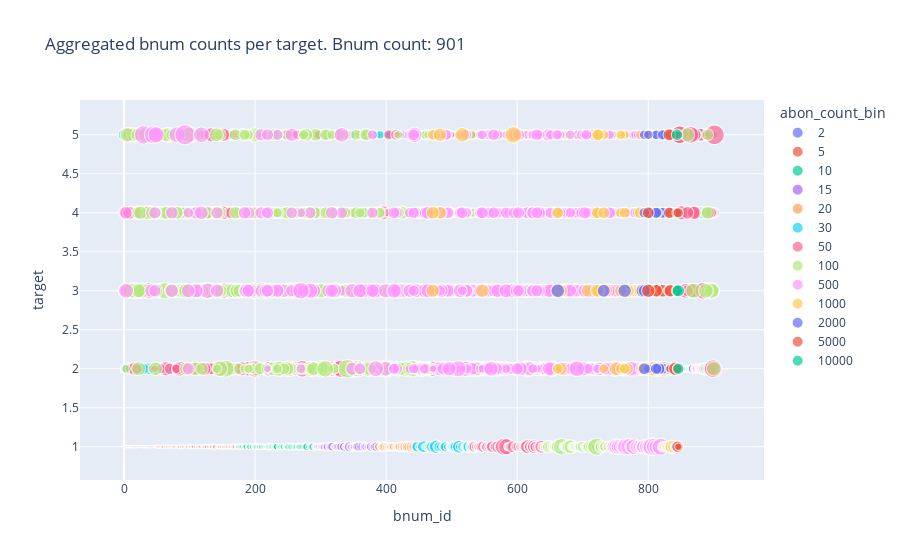

Notebook code for this chart:
### Code cell
def plot_filtered():
    abon_by_bnum = df_train_num.groupby("bnum")["abon_id"].count()

    df_sorted = (
        df_train_num.groupby(["bnum", TARGET_KEY])[TARGET_KEY]
        .count()
        .reset_index(name="count")
    )
    df_sorted["bnum_percent"] = df_sorted.apply(
        lambda series: series["count"] / abon_by_bnum[series["bnum"]],
        axis=1,
    )

    # df_sorted = df_sorted[df_sorted["count"] > 20]

    df_sorted = df_sorted.sort_values(by=[TARGET_KEY, "count"])
    id_map = {}

    def index_bnum(bnum):
        if not (bnum in id_map):
            id_map[bnum] = len(id_map) + 1

        return id_map[bnum]

    df_sorted["bnum_id"] = df_sorted["bnum"].apply(index_bnum)
    df_sorted["abon_count_bin"] = df_sorted["count"].apply(
        # find the bin value
        lambda count: str(next(x for x in bins if count < x))
    )

    # df_sorted.plot.scatter(x="bnum_id", y=TARGET_KEY)
    return px.scatter(
        df_sorted,
        x="bnum_id",
        y=TARGET_KEY,
        color="abon_count_bin",
        hover_name="count",
        title=f"Aggregated bnum counts per target. Bnum count: {df_sorted['bnum'].nunique()}",
        size="bnum_percent",
        # size_max=50,
    )


plot_filtered()

### Figure 1 — Plotly figure (JSON) as saved in the notebook; plotly's stock layout.template omitted (floating-point values rounded to 4 significant figures; data arrays with more than 128 entries replaced by an {"elided": "..."} marker saying what was removed)
{"data": [{"hovertemplate": "<b>%{hovertext}</b><br><br>abon_count_bin=2<br>bnum_id=%{x}<br>target=%{y}<br>bnum_percent=%{marker.size}<extra></extra>", "hovertext": [1, 1, 1, 1, 1, 1, 1, 1, 1, 1, 1, 1, 1, 1, 1, 1, 1, 1, 1, 1, 1, 1, 1, 1, 1, 1, 1, 1, 1, 1, 1, 1, 1, 1, 1, 1, 1, 1, 1, 1, 1, 1, 1, 1, 1, 1, 1, 1, 1, 1, 1, 1, 1, 1, 1, 1, 1, 1, 1, 1, 1], "legendgroup": "2", "marker": {"color": "#636efa", "size": [0.0119, 0.009434, 0.002283, 0.009174, 0.007299, 0.01235, 0.006993, 0.008333, 0.008333, 0.006944, 0.009174, 0.009434, 0.01266, 0.006579, 0.007576, 0.01099, 0.009804, 0.01266, 0.01099, 0.004386, 0.01124, 0.005587, 0.008, 0.006897, 0.004878, 0.007092, 0.007874, 0.01149, 0.01205, 0.005128, 0.008475, 0.007576, 0.01111, 0.005556, 0.006711, 0.007353, 0.01667, 0.01205, 0.01064, 0.01163, 0.009259, 0.0033, 0.008, 0.01163, 0.004587, 0.006579, 0.01316, 0.01316, 0.01149, 0.01266, 0.01099, 0.007874, 0.007576, 0.01235, 0.01266, 0.009009, 0.007752, 0.009091, 0.009009, 0.008621, 0.01299], "sizemode": "area", "sizeref": 0.001953, "symbol": "circle"}, "mode": "markers", "name": "2", "showlegend": true, "type": "scattergl", "x": [1, 2, 3, 4, 5, 6, 7, 8, 9, 10, 11, 12, 13, 14, 15, 16, 17, 18, 19, 20, 21, 22, 23, 24, 25, 26, 27, 28, 29, 30, 31, 32, 33, 34, 35, 36, 37, 38, 39, 40, 41, 42, 43, 44, 45, 46, 847, 584, 352, 377, 356, 546, 548, 255, 425, 262, 562, 363, 490, 533, 286], "xaxis": "x", "y": [1, 1, 1, 1, 1, 1, 1, 1, 1, 1, 1, 1, 1, 1, 1, 1, 1, 1, 1, 1, 1, 1, 1, 1, 1, 1, 1, 1, 1, 1, 1, 1, 1, 1, 1, 1, 1, 1, 1, 1, 1, 1, 1, 1, 1, 1, 2, 5, 5, 5, 5, 5, 5, 5, 5, 5, 5, 5, 5, 5, 5], "yaxis": "y"}, {"hovertemplate": "<b>%{hovertext}</b><br><br>abon_count_bin=5<br>bnum_id=%{x}<br>target=%{y}<br>bnum_percent=%{marker.size}<extra></extra>", "hovertext": {"elided": "209 int values"}, "legendgroup": "5", "marker": {"color": "#EF553B", "size": {"elided": "209 float values"}, "sizemode": "area", "sizeref": 0.001953, "symbol": "circle"}, "mode": "markers", "name": "5", "showlegend": true, "type": "scattergl", "x": {"elided": "209 int values"}, "xaxis": "x", "y": {"elided": "209 int values"}, "yaxis": "y"}, {"hovertemplate": "<b>%{hovertext}</b><br><br>abon_count_bin=10<br>bnum_id=%{x}<br>target=%{y}<br>bnum_percent=%{marker.size}<extra></extra>", "hovertext": {"elided": "314 int values"}, "legendgroup": "10", "marker": {"color": "#00cc96", "size": {"elided": "314 float values"}, "sizemode": "area", "sizeref": 0.001953, "symbol": "circle"}, "mode": "markers", "name": "10", "showlegend": true, "type": "scattergl", "x": {"elided": "314 int values"}, "xaxis": "x", "y": {"elided": "314 int values"}, "yaxis": "y"}, {"hovertemplate": "<b>%{hovertext}</b><br><br>abon_count_bin=15<br>bnum_id=%{x}<br>target=%{y}<br>bnum_percent=%{marker.size}<extra></extra>", "hovertext": {"elided": "326 int values"}, "legendgroup": "15", "marker": {"color": "#ab63fa", "size": {"elided": "326 float values"}, "sizemode": "area", "sizeref": 0.001953, "symbol": "circle"}, "mode": "markers", "name": "15", "showlegend": true, "type": "scattergl", "x": {"elided": "326 int values"}, "xaxis": "x", "y": {"elided": "326 int values"}, "yaxis": "y"}, {"hovertemplate": "<b>%{hovertext}</b><br><br>abon_count_bin=20<br>bnum_id=%{x}<br>target=%{y}<br>bnum_percent=%{marker.size}<extra></extra>", "hovertext": {"elided": "301 int values"}, "legendgroup": "20", "marker": {"color": "#FFA15A", "size": {"elided": "301 float values"}, "sizemode": "area", "sizeref": 0.001953, "symbol": "circle"}, "mode": "markers", "name": "20", "showlegend": true, "type": "scattergl", "x": {"elided": "301 int values"}, "xaxis": "x", "y": {"elided": "301 int values"}, "yaxis": "y"}, {"hovertemplate": "<b>%{hovertext}</b><br><br>abon_count_bin=30<br>bnum_id=%{x}<br>target=%{y}<br>bnum_percent=%{marker.size}<extra></extra>", "hovertext": {"elided": "591 int values"}, "legendgroup": "30", "marker": {"color": "#19d3f3", "size": {"elided": "591 float values"}, "sizemode": "area", "sizeref": 0.001953, "symbol": "circle"}, "mode": "markers", "name": "30", "showlegend": true, "type": "scattergl", "x": {"elided": "591 int values"}, "xaxis": "x", "y": {"elided": "591 int values"}, "yaxis": "y"}, {"hovertemplate": "<b>%{hovertext}</b><br><br>abon_count_bin=50<br>bnum_id=%{x}<br>target=%{y}<br>bnum_percent=%{marker.size}<extra></extra>", "hovertext": {"elided": "814 int values"}, "legendgroup": "50", "marker": {"color": "#FF6692", "size": {"elided": "814 float values"}, "sizemode": "area", "sizeref": 0.001953, "symbol": "circle"}, "mode": "markers", "name": "50", "showlegend": true, "type": "scattergl", "x": {"elided": "814 int values"}, "xaxis": "x", "y": {"elided": "814 int values"}, "yaxis": "y"}, {"hovertemplate": "<b>%{hovertext}</b><br><br>abon_count_bin=100<br>bnum_id=%{x}<br>target=%{y}<br>bnum_percent=%{marker.size}<extra></extra>", "hovertext": {"elided": "861 int values"}, "legendgroup": "100", "marker": {"color": "#B6E880", "size": {"elided": "861 float values"}, "sizemode": "area", "sizeref": 0.001953, "symbol": "circle"}, "mode": "markers", "name": "100", "showlegend": true, "type": "scattergl", "x": {"elided": "861 int values"}, "xaxis": "x", "y": {"elided": "861 int values"}, "yaxis": "y"}, {"hovertemplate": "<b>%{hovertext}</b><br><br>abon_count_bin=500<br>bnum_id=%{x}<br>target=%{y}<br>bnum_percent=%{marker.size}<extra></extra>", "hovertext": {"elided": "760 int values"}, "legendgroup": "500", "marker": {"color": "#FF97FF", "size": {"elided": "760 float values"}, "sizemode": "area", "sizeref": 0.001953, "symbol": "circle"}, "mode": "markers", "name": "500", "showlegend": true, "type": "scattergl", "x": {"elided": "760 int values"}, "xaxis": "x", "y": {"elided": "760 int values"}, "yaxis": "y"}, {"hovertemplate": "<b>%{hovertext}</b><br><br>abon_count_bin=1000<br>bnum_id=%{x}<br>target=%{y}<br>bnum_percent=%{marker.size}<extra></extra>", "hovertext": [505, 509, 514, 532, 536, 589, 622, 625, 663, 711, 755, 816, 841, 912, 931, 502, 514, 521, 526, 545, 580, 586, 588, 590, 598, 602, 619, 637, 666, 699, 700, 701, 703, 714, 718, 774, 804, 926, 964, 965, 986, 503, 525, 530, 535, 547, 550, 557, 559, 582, 595, 604, 632, 638, 648, 654, 692, 706, 716, 733, 760, 777, 816, 830, 836, 837, 842, 888, 899, 927, 515, 533, 541, 558, 572, 581, 583, 589, 604, 635, 684, 691, 727, 743, 802, 817, 835, 857, 507, 510, 515, 519, 529, 544, 569, 571, 611, 615, 630, 634, 666, 675, 676, 698, 812, 899], "legendgroup": "1000", "marker": {"color": "#FECB52", "size": [0.205, 0.08637, 0.2007, 0.2214, 0.164, 0.2129, 0.1191, 0.04521, 0.2531, 0.05444, 0.2447, 0.3536, 0.1304, 0.1534, 0.3029, 0.3749, 0.461, 0.2257, 0.3736, 0.205, 0.2822, 0.1835, 0.2126, 0.2218, 0.1829, 0.3116, 0.2042, 0.2064, 0.2192, 0.3724, 0.2208, 0.2616, 0.365, 0.2376, 0.2988, 0.165, 0.3263, 0.3534, 0.4449, 0.4242, 0.1673, 0.3688, 0.2308, 0.3361, 0.3488, 0.2088, 0.2992, 0.257, 0.2978, 0.3022, 0.2476, 0.3003, 0.2468, 0.3302, 0.2762, 0.2654, 0.3217, 0.3167, 0.2589, 0.2385, 0.2858, 0.3781, 0.3068, 0.269, 0.2782, 0.256, 0.3272, 0.2929, 0.2976, 0.3446, 0.2011, 0.265, 0.1753, 0.2082, 0.3224, 0.1933, 0.2193, 0.2642, 0.2271, 0.2707, 0.2658, 0.2275, 0.2224, 0.2459, 0.253, 0.2695, 0.2614, 0.3186, 0.197, 0.1679, 0.2394, 0.1951, 0.1745, 0.08719, 0.2115, 0.1747, 0.117, 0.5252, 0.3551, 0.4168, 0.2085, 0.2234, 0.2882, 0.118, 0.1365, 0.1916], "sizemode": "area", "sizeref": 0.001953, "symbol": "circle"}, "mode": "markers", "name": "1000", "showlegend": true, "type": "scattergl", "x": [825, 826, 827, 828, 829, 830, 831, 832, 833, 834, 835, 836, 837, 838, 839, 751, 815, 836, 798, 817, 768, 732, 830, 758, 829, 667, 788, 835, 764, 809, 662, 792, 814, 821, 828, 803, 825, 833, 808, 824, 826, 735, 824, 708, 547, 833, 780, 808, 809, 814, 828, 785, 827, 667, 723, 825, 724, 661, 830, 839, 817, 768, 758, 835, 821, 829, 722, 788, 802, 471, 827, 785, 835, 792, 482, 821, 817, 661, 758, 723, 722, 764, 829, 802, 662, 788, 732, 471, 722, 764, 724, 758, 788, 816, 471, 829, 831, 594, 482, 516, 732, 802, 723, 823, 838, 803], "xaxis": "x", "y": [1, 1, 1, 1, 1, 1, 1, 1, 1, 1, 1, 1, 1, 1, 1, 2, 2, 2, 2, 2, 2, 2, 2, 2, 2, 2, 2, 2, 2, 2, 2, 2, 2, 2, 2, 2, 2, 2, 2, 2, 2, 3, 3, 3, 3, 3, 3, 3, 3, 3, 3, 3, 3, 3, 3, 3, 3, 3, 3, 3, 3, 3, 3, 3, 3, 3, 3, 3, 3, 3, 4, 4, 4, 4, 4, 4, 4, 4, 4, 4, 4, 4, 4, 4, 4, 4, 4, 4, 5, 5, 5, 5, 5, 5, 5, 5, 5, 5, 5, 5, 5, 5, 5, 5, 5, 5], "yaxis": "y"}, {"hovertemplate": "<b>%{hovertext}</b><br><br>abon_count_bin=2000<br>bnum_id=%{x}<br>target=%{y}<br>bnum_percent=%{marker.size}<extra></extra>", "hovertext": [1162, 1281, 1546, 1910, 1064, 1100, 1268, 1310, 1321, 1366, 1372, 1390, 1401, 1547, 1570, 1728, 1783, 1965, 1967, 1997, 1004, 1017, 1034, 1173, 1528, 1617, 1629, 1673, 1679, 1776, 1938, 1977, 1983, 1986, 1027, 1051, 1137, 1184, 1245, 1331, 1341, 1387, 1403, 1421, 1430, 1457, 1479, 1499, 1715, 1725, 1799, 1885, 1024, 1071, 1089, 1303, 1308, 1311, 1322, 1324, 1339, 1415, 1484, 1507], "legendgroup": "2000", "marker": {"color": "#636efa", "size": [0.1482, 0.1703, 0.2059, 0.1997, 0.1811, 0.3578, 0.1896, 0.2022, 0.253, 0.2297, 0.2128, 0.1884, 0.2369, 0.1858, 0.2676, 0.2204, 0.2858, 0.2443, 0.1423, 0.2088, 0.3746, 0.3184, 0.3404, 0.37, 0.3257, 0.3097, 0.2764, 0.2813, 0.2861, 0.2755, 0.3299, 0.3052, 0.3353, 0.2641, 0.1368, 0.2013, 0.1512, 0.1991, 0.2654, 0.2268, 0.2268, 0.2151, 0.2249, 0.2194, 0.2427, 0.1533, 0.2517, 0.1912, 0.2324, 0.2579, 0.1881, 0.2344, 0.1743, 0.1661, 0.1856, 0.1371, 0.1367, 0.196, 0.1686, 0.2044, 0.2272, 0.1759, 0.1783, 0.2042], "sizemode": "area", "sizeref": 0.001953, "symbol": "circle"}, "mode": "markers", "name": "2000", "showlegend": true, "type": "scattergl", "x": [840, 841, 842, 843, 818, 839, 813, 820, 831, 838, 837, 822, 823, 800, 794, 840, 816, 812, 832, 843, 792, 732, 764, 662, 803, 831, 826, 838, 794, 837, 818, 820, 823, 841, 842, 831, 841, 838, 803, 794, 823, 837, 816, 820, 826, 845, 818, 840, 822, 813, 843, 812, 818, 837, 794, 845, 843, 813, 840, 820, 826, 812, 800, 822], "xaxis": "x", "y": [1, 1, 1, 1, 2, 2, 2, 2, 2, 2, 2, 2, 2, 2, 2, 2, 2, 2, 2, 2, 3, 3, 3, 3, 3, 3, 3, 3, 3, 3, 3, 3, 3, 3, 4, 4, 4, 4, 4, 4, 4, 4, 4, 4, 4, 4, 4, 4, 4, 4, 4, 4, 5, 5, 5, 5, 5, 5, 5, 5, 5, 5, 5, 5], "yaxis": "y"}, {"hovertemplate": "<b>%{hovertext}</b><br><br>abon_count_bin=5000<br>bnum_id=%{x}<br>target=%{y}<br>bnum_percent=%{marker.size}<extra></extra>", "hovertext": [2327, 2366, 2623, 2260, 2361, 2402, 2656, 4010, 2015, 2038, 2075, 2131, 2168, 2285, 2470, 2552, 2806, 3841, 4036, 2262, 3054, 3513, 4542, 4688, 2999, 3163, 3879], "legendgroup": "5000", "marker": {"color": "#EF553B", "size": [0.1055, 0.249, 0.1138, 0.173, 0.2485, 0.32, 0.3531, 0.1817, 0.2121, 0.2715, 0.3103, 0.2717, 0.3475, 0.3097, 0.3071, 0.2668, 0.3371, 0.2778, 0.309, 0.2717, 0.2338, 0.2541, 0.2059, 0.2034, 0.2296, 0.1373, 0.2806], "sizemode": "area", "sizeref": 0.001953, "symbol": "circle"}, "mode": "markers", "name": "5000", "showlegend": true, "type": "scattergl", "x": [844, 845, 846, 834, 845, 842, 841, 844, 845, 842, 813, 840, 816, 822, 812, 843, 800, 832, 834, 800, 834, 832, 844, 846, 834, 846, 832], "xaxis": "x", "y": [1, 1, 1, 2, 2, 2, 2, 2, 3, 3, 3, 3, 3, 3, 3, 3, 3, 3, 3, 4, 4, 4, 4, 4, 5, 5, 5], "yaxis": "y"}, {"hovertemplate": "<b>%{hovertext}</b><br><br>abon_count_bin=10000<br>bnum_id=%{x}<br>target=%{y}<br>bnum_percent=%{marker.size}<extra></extra>", "hovertext": [5769, 5738, 6802, 5447], "legendgroup": "10000", "marker": {"color": "#00cc96", "size": [0.2503, 0.2601, 0.2952, 0.2469], "sizemode": "area", "sizeref": 0.001953, "symbol": "circle"}, "mode": "markers", "name": "10000", "showlegend": true, "type": "scattergl", "x": [846, 844, 846, 844], "xaxis": "x", "y": [2, 3, 3, 5], "yaxis": "y"}], "layout": {"legend": {"itemsizing": "constant", "title": {"text": "abon_count_bin"}, "tracegroupgap": 0}, "title": {"text": "Aggregated bnum counts per target. Bnum count: 901"}, "xaxis": {"anchor": "y", "domain": [0, 1], "title": {"text": "bnum_id"}}, "yaxis": {"anchor": "x", "domain": [0, 1], "title": {"text": "target"}}}}
